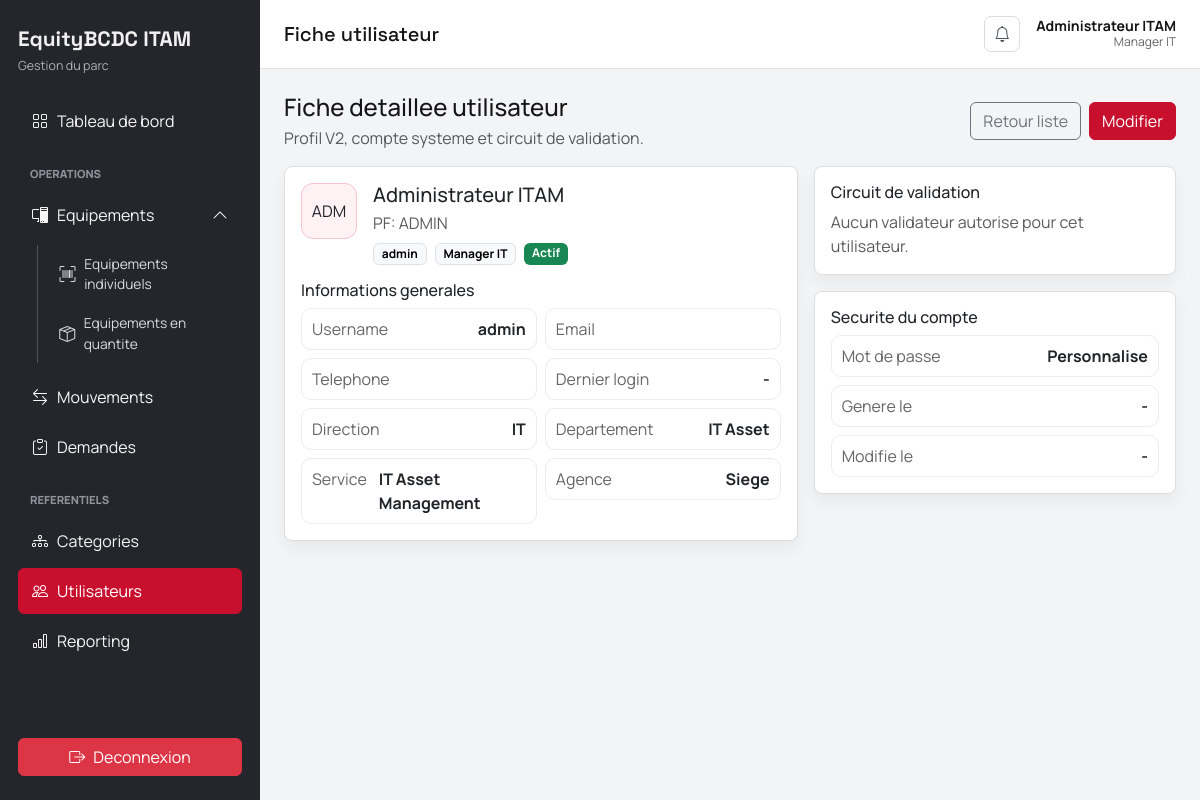
The app's page /public/utilisateurs/1 (signed in) with its own data.
### tables this page shows
CREATE TABLE utilisateurs (
    id INT UNSIGNED AUTO_INCREMENT PRIMARY KEY,
    nom_complet VARCHAR(150) NOT NULL,
    username VARCHAR(100) NOT NULL UNIQUE,
    email VARCHAR(150) NULL,
    mot_de_passe VARCHAR(255) NOT NULL,
    matricule VARCHAR(50) NULL UNIQUE,
    telephone VARCHAR(40) NULL,
    direction VARCHAR(120) NULL,
    departement VARCHAR(120) NULL,
    service VARCHAR(120) NULL,
    agence VARCHAR(120) NULL,
    role_systeme_id INT UNSIGNED NOT NULL,
    fonction_metier_id INT UNSIGNED NOT NULL,
    actif TINYINT(1) NOT NULL DEFAULT 1,
    doit_changer_mot_de_passe TINYINT(1) NOT NULL DEFAULT 1,
    mot_de_passe_genere_at TIMESTAMP NULL,
    mot_de_passe_change_at TIMESTAMP NULL,
    dernier_login TIMESTAMP NULL,
    created_at TIMESTAMP NOT NULL DEFAULT CURRENT_TIMESTAMP,
    updated_at TIMESTAMP NULL DEFAULT NULL ON UPDATE CURRENT_TIMESTAMP,
    CONSTRAINT fk_utilisateurs_role_systeme FOREIGN KEY (role_systeme_id) REFERENCES roles_systeme(id),
    CONSTRAINT fk_utilisateurs_fonction_metier FOREIGN KEY (fonction_metier_id) REFERENCES fonctions_metier(id),
    INDEX idx_utilisateurs_nom (nom_complet),
    INDEX idx_utilisateurs_matricule (matricule),
    INDEX idx_utilisateurs_direction (direction),
    INDEX idx_utilisateurs_departement (departement),
    INDEX idx_utilisateurs_service (service),
    INDEX idx_utilisateurs_agence (agence),
    INDEX idx_utilisateurs_actif (actif)
);

CREATE TABLE fonctions_metier (
    id INT UNSIGNED AUTO_INCREMENT PRIMARY KEY,
    nom VARCHAR(100) NOT NULL UNIQUE,
    peut_valider TINYINT(1) NOT NULL DEFAULT 0,
    created_at TIMESTAMP NOT NULL DEFAULT CURRENT_TIMESTAMP
);

CREATE TABLE roles_systeme (
    id INT UNSIGNED AUTO_INCREMENT PRIMARY KEY,
    nom VARCHAR(100) NOT NULL UNIQUE,
    description TEXT NULL,
    created_at TIMESTAMP NOT NULL DEFAULT CURRENT_TIMESTAMP
);

### views/utilisateurs/show.php (the view, shortened to what the rows shown need)
<?php
$initials = strtoupper(substr((string) ($utilisateur['nom_complet'] ?? 'USR'), 0, 3));
?>
<div class="d-flex justify-content-between align-items-center flex-wrap gap-2 mb-3">
    <div>
        <h4 class="mb-1">Fiche detaillee utilisateur</h4>
        <p class="text-muted mb-0">Profil V2, compte systeme et circuit de validation.</p>
    </div>
    <div class="d-flex gap-2">
        <a class="btn btn-outline-secondary" href="<?= e(base_url('utilisateurs')) ?>">Retour liste</a>
        <?php if (Auth::isAdmin()): ?>
            <a class="btn btn-primary" href="<?= e(base_url('utilisateurs/' . $utilisateur['id'] . '/edit')) ?>">Modifier</a>
        <?php endif; ?>
    </div>
</div>
<div class="row g-3">
    <div class="col-lg-7">
        <div class="card p-3 h-100">
            <div class="d-flex align-items-start gap-3 mb-3">
                <div class="equip-avatar equip-avatar-lg"><?= e($initials) ?></div>
                <div>
                    <h5 class="mb-1"><?= e($utilisateur['nom_complet']) ?></h5>
                    <div class="text-muted">PF: <?= e($utilisateur['matricule'] ?? '-') ?></div>
                    <div class="d-flex gap-2 mt-2">
                        <span class="badge text-bg-light border"><?= e($utilisateur['role_systeme']) ?></span>
                        <span class="badge text-bg-light border"><?= e($utilisateur['fonction_metier']) ?></span>
                        <?= !empty($utilisateur['actif']) ? '<span class="badge bg-success">Actif</span>' : '<span class="badge bg-secondary">Inactif</span>' ?>
                    </div>
                </div>
            </div>
            <h6 class="mb-2">Informations generales</h6>
            <div class="row g-2">
                <div class="col-md-6"><div class="profile-kv"><span>Username</span><strong><?= e($utilisateur['username'] ?? '') ?></strong></div></div>
                <div class="col-md-6"><div class="profile-kv"><span>Email</span><strong><?= e($utilisateur['email'] ?? '') ?></strong></div></div>
                <div class="col-md-6"><div class="profile-kv"><span>Telephone</span><strong><?= e($utilisateur['telephone'] ?? '') ?></strong></div></div>
                <div class="col-md-6"><div class="profile-kv"><span>Dernier login</span><strong><?= e($utilisateur['dernier_login'] ?? '-') ?></strong></div></div>
                <div class="col-md-6"><div class="profile-kv"><span>Direction</span><strong><?= e($utilisateur['direction'] ?? '') ?></strong></div></div>
                <div class="col-md-6"><div class="profile-kv"><span>Departement</span><strong><?= e($utilisateur['departement'] ?? '') ?></strong></div></div>
                <div class="col-md-6"><div class="profile-kv"><span>Service</span><strong><?= e($utilisateur['service'] ?? '') ?></strong></div></div>
                <div class="col-md-6"><div class="profile-kv"><span>Agence</span><strong><?= e($utilisateur['agence'] ?? '') ?></strong></div></div>
            </div>
        </div>
    </div>
    <div class="col-lg-5">
        <div class="card p-3 mb-3">
            <h6 class="mb-2">Circuit de validation</h6>
            <?php if (empty($validateursAutorises)): ?>
                <p class="text-muted mb-0">Aucun validateur autorise pour cet utilisateur.</p>
            <?php endif; ?>
        </div>
        <div class="card p-3">
            <h6 class="mb-2">Securite du compte</h6>
            <div class="row g-2">
                <div class="col-12">
                    <div class="profile-kv">
                        <span>Mot de passe</span>
                        <strong><?= !empty($utilisateur['doit_changer_mot_de_passe']) ? 'Temporaire' : 'Personnalise' ?></strong>
                    </div>
                </div>
                <div class="col-12">
                    <div class="profile-kv">
                        <span>Genere le</span>
                        <strong><?= e($utilisateur['mot_de_passe_genere_at'] ?? '-') ?></strong>
                    </div>
                </div>
                <div class="col-12">
                    <div class="profile-kv">
                        <span>Modifie le</span>
                        <strong><?= e($utilisateur['mot_de_passe_change_at'] ?? '-') ?></strong>
                    </div>
                </div>
            </div>
        </div>
    </div>
</div>

### config/Router.php (shortened to what the rows shown need)
<?php
class Router
{
    private array $routes = [];
    private function addRoute(string $method, string $uri, array $action): void
    {
        $uri = '/' . trim($uri, '/');
        $this->routes[$method][$uri] = $action;
    }
    public function dispatch(string $method, string $uri): void
    {
        $uri = '/' . trim($uri, '/');
        $routesForMethod = $this->routes[$method] ?? [];
        foreach ($routesForMethod as $route => $action) {
            $pattern = preg_replace('#\{([a-zA-Z_][a-zA-Z0-9_]*)\}#', '([^/]+)', $route);
            $pattern = '#^' . $pattern . '$#';
            if (preg_match($pattern, $uri, $matches)) {
                array_shift($matches);
                [$controller, $handler] = $action;
                $instance = new $controller();
                call_user_func_array([$instance, $handler], $matches);
                return;
            }
        }
    }
}

### views/layouts/app.php (shortened to what the rows shown need)
<?php
$user = Auth::user();
$title = $title ?? 'ITAM';
$cssPath = __DIR__ . '/../../assets/css/app.css';
$cssVersion = is_file($cssPath) ? (string) filemtime($cssPath) : '1';
$isItStaff = Auth::isItStaff();
$currentPath = trim((string) parse_url($_SERVER['REQUEST_URI'] ?? '', PHP_URL_PATH), '/');
$navClass = static function (string $path) use ($currentPath): string {
    return str_contains('/' . $currentPath . '/', '/' . trim($path, '/') . '/') ? ' active' : '';
};
?>
<!DOCTYPE html>
<html lang="fr">
<head>
    <link href="https://cdn.jsdelivr.net/npm/bootstrap@5.3.3/dist/css/bootstrap.min.css" rel="stylesheet">
    <link href="https://cdn.jsdelivr.net/npm/bootstrap-icons@1.11.3/font/bootstrap-icons.min.css" rel="stylesheet">
    <link rel="stylesheet" href="<?= e(base_url('../assets/css/app.css')) ?>?v=<?= e($cssVersion) ?>">
</head>
<body class="itam-body">
<div class="layout-shell">
    <aside class="sidebar">
        <div class="sidebar-brand">EquityBCDC ITAM</div>
        <div class="d-flex align-items-center justify-content-between mb-lg-0">
            <div class="sidebar-context"><?= $isItStaff ? 'Gestion du parc' : 'Espace collaborateur' ?></div>
        </div>
        <div class="collapse d-lg-flex flex-column flex-grow-1" id="sidebarMenu">
        <nav class="nav flex-column gap-1">
            <a class="nav-link d-flex align-items-center gap-2<?= $navClass('dashboard') ?>" href="<?= e(base_url('dashboard')) ?>"><i class="bi bi-grid"></i><span>Tableau de bord</span></a>
            <?php if ($isItStaff): ?>
                <div class="nav-section">Operations</div>
                <button class="nav-link nav-dropdown-toggle d-flex align-items-center gap-2 w-100<?= str_contains($currentPath, 'equipements') || str_contains($currentPath, 'stocks') ? ' active' : '' ?>" type="button" data-bs-toggle="collapse" data-bs-target="#equipmentMenu" aria-expanded="true">
                    <i class="bi bi-pc-display"></i><span>Equipements</span><i class="bi bi-chevron-down ms-auto"></i>
                </button>
                <div class="collapse show nav-submenu" id="equipmentMenu">
                    <a class="nav-link d-flex align-items-center gap-2<?= $navClass('equipements') ?>" href="<?= e(base_url('equipements')) ?>"><i class="bi bi-upc-scan"></i><span>Equipements individuels</span></a>
                    <a class="nav-link d-flex align-items-center gap-2<?= $navClass('stocks') ?>" href="<?= e(base_url('stocks')) ?>"><i class="bi bi-box-seam"></i><span>Equipements en quantite</span></a>
                </div>
                <a class="nav-link d-flex align-items-center gap-2<?= $navClass('mouvements') ?>" href="<?= e(base_url('mouvements')) ?>"><i class="bi bi-arrow-left-right"></i><span>Mouvements</span></a>
                <a class="nav-link d-flex align-items-center gap-2<?= $navClass('demandes') ?>" href="<?= e(base_url('demandes')) ?>"><i class="bi bi-clipboard-check"></i><span>Demandes</span></a>
                <div class="nav-section">Referentiels</div>
                <a class="nav-link d-flex align-items-center gap-2<?= $navClass('categories') ?>" href="<?= e(base_url('categories')) ?>"><i class="bi bi-diagram-3"></i><span>Categories</span></a>
                <a class="nav-link d-flex align-items-center gap-2<?= $navClass('utilisateurs') ?>" href="<?= e(base_url('utilisateurs')) ?>"><i class="bi bi-people"></i><span>Utilisateurs</span></a>
                <a class="nav-link d-flex align-items-center gap-2<?= $navClass('reporting') ?>" href="<?= e(base_url('reporting')) ?>"><i class="bi bi-bar-chart"></i><span>Reporting</span></a>
            <?php endif; ?>
        </nav>
        <?php if ($user): ?>
            <div class="sidebar-logout">
                <form method="POST" action="<?= e(base_url('logout')) ?>" class="m-0">
                    <button class="btn btn-danger w-100 d-flex align-items-center justify-content-center gap-2">
                        <i class="bi bi-box-arrow-right"></i>
                        <span>Deconnexion</span>
                    </button>
                </form>
            </div>
        <?php endif; ?>
        </div>
    </aside>
    <main class="main-area">
        <header class="topbar d-flex justify-content-between align-items-center">
            <div>
                <h1 class="topbar-title mb-0"><?= e($title) ?></h1>
            </div>
            <div class="d-flex align-items-center gap-3">
                <?php if ($user): ?>
                    <div class="dropdown notification-dropdown">
                        <button class="notification-bell" type="button" data-bs-toggle="dropdown" aria-expanded="false" aria-label="Ouvrir les notifications">
                            <i class="bi bi-bell"></i>
                        </button>
                    </div>
                <?php endif; ?>
                <div class="user-chip">
                    <strong><?= e($user['nom_complet'] ?? $user['username'] ?? 'Invite') ?></strong>
                    <span><?= e($user['fonction_metier'] ?? $user['role'] ?? 'N/A') ?></span>
                </div>
            </div>
        </header>
        <section class="content-wrap">
            <?php require $viewPath; ?>
        </section>
    </main>
</div>
</body>
</html>

### records on screen
utilisateurs: nom_complet "Administrateur ITAM", fonction_metier.nom "Manager IT", nom_complet "ADM", matricule "ADMIN", role_systeme.nom "admin", username "admin", dernier_login "-", direction "IT", departement "IT Asset", service "IT Asset Management", agence "Siege", mot_de_passe_genere_at "-", mot_de_passe_change_at "-"
